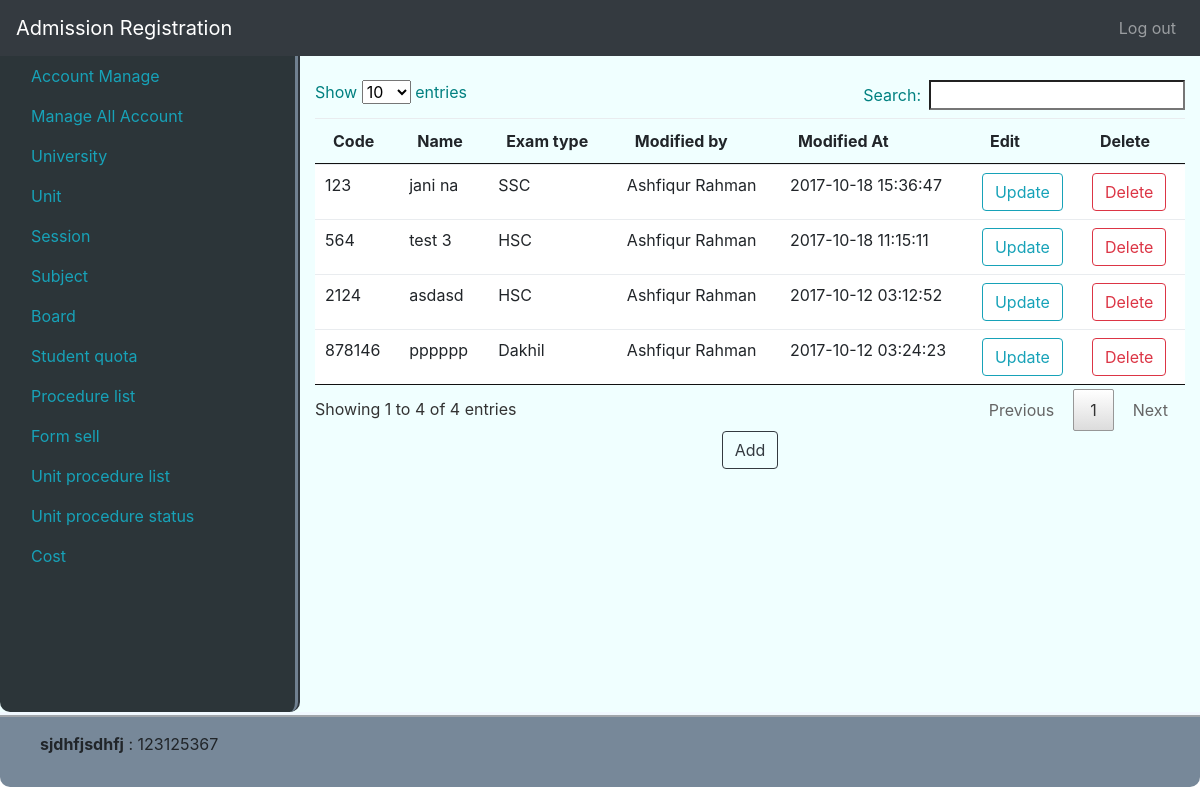
The page /subject (signed in) on the database its author committed.
### tables this page shows
CREATE TABLE `subject` (
  `id` int(11) NOT NULL,
  `code` varchar(256) DEFAULT NULL,
  `name` varchar(20) NOT NULL,
  `exam_type` enum('SSC','Dakhil','O Level','HSC','Alim','A Level') NOT NULL,
  `modified_id` int(11) NOT NULL,
  `modified_at` timestamp NOT NULL DEFAULT CURRENT_TIMESTAMP ON UPDATE CURRENT_TIMESTAMP
);

CREATE TABLE `users` (
  `id` int(11) NOT NULL,
  `full_name` varchar(256) NOT NULL,
  `user_name` varchar(20) NOT NULL,
  `password` varchar(256) NOT NULL,
  `user_role` enum('admin','manager','data_entry','student') NOT NULL,
  `account_status` tinyint(1) NOT NULL,
  `modified_by` int(11) NOT NULL,
  `modified_at` timestamp NOT NULL DEFAULT CURRENT_TIMESTAMP ON UPDATE CURRENT_TIMESTAMP
);

### system/libs/Load.php (called while the page is built, shortened)
<?php
class Load
{
    public function view($fileName, $data = false)
    {
        include 'app/views/'.$fileName.'.php';
    }
    public function model($modelName){
        return new $modelName();
    }
}

### app/controllers/Subject.php (called while the page is built, shortened)
<?php
class Subject extends MainController{
    public function index(){
        self::subject();
    }
    public function subject(){
        $data = ['pageName' => 'Subjects'];
        $this->load->view("partials/header", $data);
        $simpleModel = $this->load->model('SimpleModel');
        $table['list']  = $simpleModel->getAll('subject');
        $table['users'] = $simpleModel->getAll('users');
        $this->load->view("admin/subject", $table);
        $this->load->view("partials/footer");
    }
}

### index.php (called while the page is built, shortened)
<?php
$mail = new Main();

### system/libs/Database.php (called while the page is built, shortened)
<?php
class Database extends PDO {
    public function select($sql, $data = array(), $fetchStyle = PDO::FETCH_ASSOC){
        $stmt = $this->prepare($sql);
        $stmt->execute();
        return $stmt->fetchAll($fetchStyle);
    }
}

### app/models/SimpleModel.php (called while the page is built, shortened)
<?php
class SimpleModel extends MainModel {
    public function getAll($table, $cond = false){
        if($cond){
            $sql = "SELECT * FROM $table WHERE $cond";
        }else{
            $sql = "SELECT * FROM $table";
        }
        return $this->db->select($sql);
    }
}

### system/libs/MainController.php (called while the page is built, shortened)
<?php
class MainController
{
    public function __construct()
    {
        $this->load = new Load();
    }
}

### system/libs/MainModel.php (called while the page is built, shortened)
<?php
class MainModel{
    public function __construct(){
        $dsn = 'mysql:dbname=se_addmission; host=localhost';
        $user = 'root';
        $pass = '';
        $this->db = new Database($dsn,$user,$pass);
    }
}

### app/views/admin/subject.php (the view, shortened to what this page needs)
<div class="col">
    <div class="table-responsive">
        <br />
        <table id="sub_table" class="table">
            <thead>
            <tr>
                <th >Code</th>
                <th >Name</th>
                <th >Exam type</th>
                <th >Modified by</th>
                <th >Modified At</th>
                <th >Edit</th>
                <th >Delete</th>
            </tr>
            </thead>
            <tbody>
            <?php foreach ($data['list'] as $key => $value){?>
                <tr>
                    <td><span><?php echo $value['code']?></span></td>
                    <td><span><?php echo $value['name']?></span></td>
                    <td><span><?php echo $value['exam_type'];?></span></td>
                    <td>
                        <?php
                        foreach ($data['users'] as $k => $v) {
                            if($v['id'] == $value['modified_id']){
                                echo $v['full_name'];
                            }
                        }
                        ?>
                    </td>
                    <td><?php echo $value['modified_at']?></td>
                    <td>
                        <button type="button" name="update" value="<?php echo $value['id']?>" class="btn btn-outline-info my-2 my-sm-0" onclick="btn_update(this);" >Update</button>
                    </td>
                    <td>
                        <form action="<?php echo BASE_URL?>/Subject/delete" method="post">
                            <button type="submit" name="delete" value="<?php echo $value['id']?>" class="btn btn-outline-danger my-2 my-sm-0" onclick="return confirm('Do u really want to delete')" >Delete</button>
                        </form>
                    </td>
                </tr>
            <?php }?>
            </tbody>
        </table>
    </div>
    <div class="col crtbtn">
        <button type="button" id="add_button" data-toggle="modal" data-target="#dataModal" class="btn btn-outline-dark my-2 my-sm-0 crtbtn" onclick="btn_add(this);">Add</button>
    </div>
</div>

### rows shown on the page
subject: code "2124", name "asdasd", exam_type "HSC", modified_at "2017-10-12 03:12:52", $value['id'] 2 (drawn)
users: full_name "Ashfiqur Rahman"
subject: code "878146", name "pppppp", exam_type "Dakhil", modified_at "2017-10-12 03:24:23", $value['id'] 4 (drawn)
subject: code "564", name "test 3", exam_type "HSC", modified_at "2017-10-18 11:15:11", $value['id'] 6 (drawn)
subject: code "123", name "jani na", exam_type "SSC", modified_at "2017-10-18 15:36:47", $value['id'] 7 (drawn)
